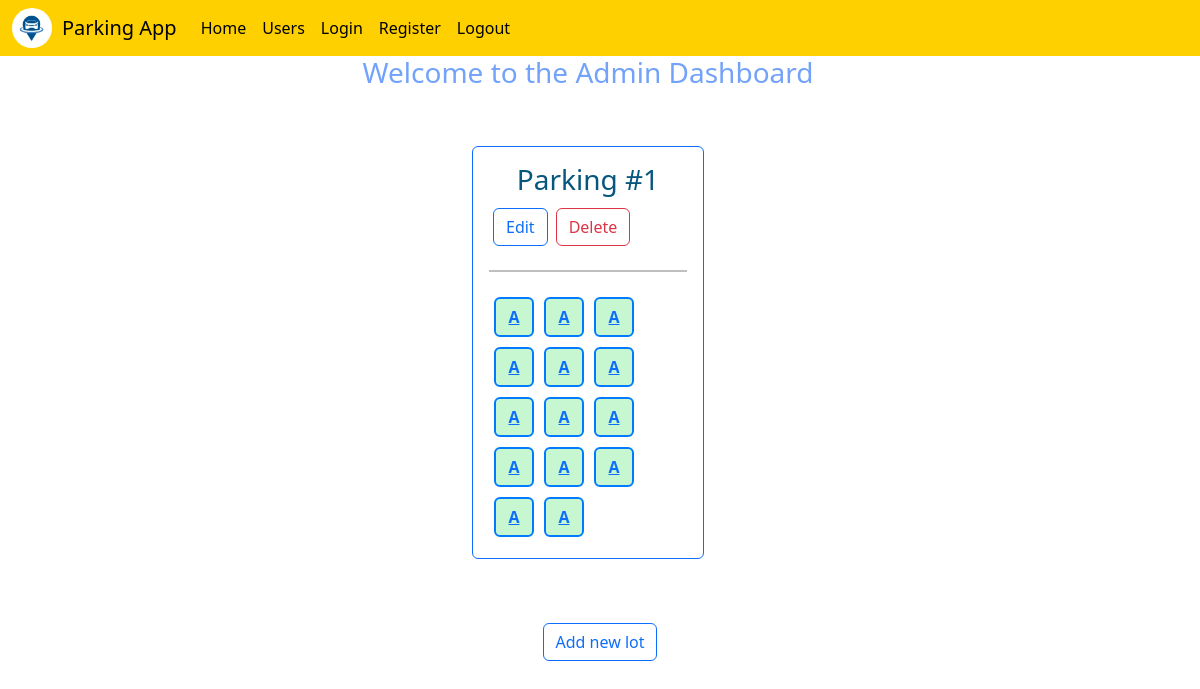
Screenshot of / (signed in) with the database file from the repository.
### controllers/database.py (models this page shows)
class ParkingLot(db.Model):
    id = db.Column(db.Integer, primary_key=True, autoincrement=True)
    prime_location_name = db.Column(db.String(100), nullable=False)
    address = db.Column(db.String(200), nullable=False)
    pin_code = db.Column(db.String(10), nullable=False)
    price = db.Column(db.Float, nullable=False)
    maximum_number_of_spots = db.Column(db.Integer, nullable=False)
    spots = db.relationship('ParkingSpot', backref='lot', lazy=True)

class ParkingSpot(db.Model):
    id = db.Column(db.Integer, primary_key=True)
    lot_id = db.Column(db.Integer, db.ForeignKey('parking_lot.id'), nullable=False)
    status = db.Column(db.String(1), default='A')  # A=Available, O=Occupied
    reservation = db.relationship('Reservation', backref='spot', uselist=False)

### app.py (the view)
@app.route("/")
def home():
    lots = ParkingLot.query.all()
    spots = ParkingSpot.query.all()
    search = request.args.get('search', None)
    search_type = request.args.get('search_type',None)
    if search_type == 'location':
        search_results = ParkingLot.query.filter_by( address = search ).all()
    elif search_type == 'pincode':
        search_results = ParkingLot.query.filter_by( pin_code = search ).all()
    else:
        search_results = ParkingLot.query.all()
    reservations = Reservation.query.all()
    return render_template("home.html", lots = lots, spots = spots, search_results=search_results, reservations=reservations)

### templates/home.html (shortened to what this page needs)
{% extends 'base.html' %}
{% block body %}
    <div class = 'container-fluid row justify-content-center'>
        {% if not session.get('user_email', None) %}
            <h3 class="text-center" style="color: rgb(114, 162, 250);">Welcome to the Parking App</h3>
        {% else %}
            {% if session.get('user_email', None) == 'admin@gmail.com' %}
                {% include 'admindashboard.html' %}
            {% else %}
                {% include 'userdashboard.html' %}
            {% endif %}
        {% endif %}
{% endblock body %}

### templates/admindashboard.html (shortened to what this page needs)
<div class="container-fluid row justify-content-center">
    <h3 class="text-center" style="color: rgb(114, 162, 250);">Welcome to the Admin Dashboard</h3>
        {% for lot in lots %}
        <div class="col-12 col-sm-12 col-md-6 col-lg-3">
            <div class="card border-primary m-3 mt-5">
                <div class="card-body">
                    <h3 class="text-center" style="color: #07567d;">{{ lot.prime_location_name }}</h3>
                    <div class="d-flex align-items-center">
                        <a class="btn btn-outline-primary m-1" href="{{url_for('edit_lot', lot_id = lot.id)}}" role="Edit">Edit</a>
                        <a class="btn btn-outline-danger m-1" href="{{url_for('delete_lot', lot_id = lot.id)}}" role="Delete">Delete</a>
                    </div>
                    <hr style="border: 1px solid #000; width: 100%; margin: 20px auto;">
                    <div class="d-flex flex-wrap">
                        {% for spot in lot.spots %}
                            <div class="slot {% if spot.status == 'A' %}available{% else %}occupied{% endif %}">
                                <a href="{{url_for('view_spot',spot_id = spot.id)}}">{{ spot.status }} </a>
                            </div>
                        {% endfor %}
                    </div>
                </div>
            </div>
        </div>
        {% endfor %}
    </div>
</div>
<div class="d-flex justify-content-center">
    <a class="btn btn-outline-primary m-5" href="{{ url_for('add_lot') }}" role="button">Add new lot</a>
</div>

### static/style.css (style rules this page uses)
.available { background-color: #c6f7d0; color: #006400; }
.slot { width: 40px; height: 40px; margin: 5px; display: flex; align-items: center; justify-content: center; border-radius: 6px; border: 2px solid #007bff; font-weight: bold; }

### rows the page displays
ParkingLot: prime_location_name "Parking #1"
ParkingSpot: status "A"
ParkingSpot: status "A"
ParkingSpot: status "A"
ParkingSpot: status "A"
ParkingSpot: status "A"
ParkingSpot: status "A"
ParkingSpot: status "A"
ParkingSpot: status "A"
ParkingSpot: status "A"
ParkingSpot: status "A"
ParkingSpot: status "A"
ParkingSpot: status "A"
ParkingSpot: status "A"
ParkingSpot: status "A"
